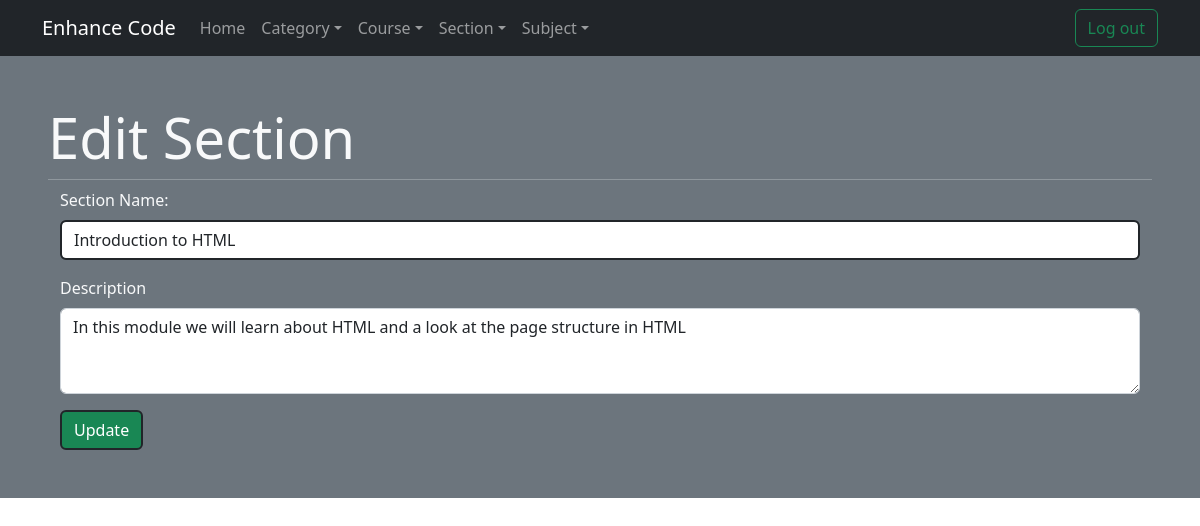
Screenshot of /dashboard/section/edit/5 (signed in) with the database file from the repository.
### project_app/models.py (models this page shows)
class Section(models.Model):
    name = models.CharField(max_length=255)
    description = models.TextField()
    created_at = models.DateTimeField(auto_now_add=True)
    updated_at = models.DateTimeField(auto_now=True)
    course = models.ForeignKey(Course, related_name="sections",on_delete=models.CASCADE)
    section_creator = models.ForeignKey(User,related_name="sections_mader",on_delete=models.CASCADE)

### project_app/views.py (the view)
# urls.py: path('dashboard/section/edit/<section_id>',views.edit_section),
def edit_section(request, section_id):
    if 'user_id' not in request.session:
        return redirect('/dashboard')
    _user = User.objects.get(id=request.session['user_id'])
    if not _user.is_admin:
        return redirect('/home')
    context = {
        'section':Section.objects.get(id=section_id)
    }
    return render(request,'dashboard/section/edit_section.html',context)

### project_app/templates/dashboard/section/edit_section.html (shortened to what this page needs)
{% extends 'dashboard/dashboard.html' %}
{% block content %}
<div class="p-5 bg-secondary text-light">
    <h1 class="display-4">Edit Section</h1>
    <hr class="my-2">
    <div class="container">
        <form action="/dashboard/section/update/{{section.id}}" method="POST">
            <div class="mb-3">
                <label for="name" class="form-label">Section Name:</label>
                <input type="text" class="form-control border border-2 border-dark" name="name" value="{{section.name}}">
            </div>
            <div class="mb-3">
                <label for="description" class="form-label">Description</label>
                <textarea class="form-control" name="description" rows="3">{{section.description}}</textarea>
            </div>
            <button type="submit" class="btn btn-success border border-2 border-dark text-white">Update</button>
        </form>
    </div>
</div>
{% endblock content %}

### rows the page displays
Section: name "Introduction to HTML", description "In this module we will learn about HTML and a look at the page structure in HTML"
